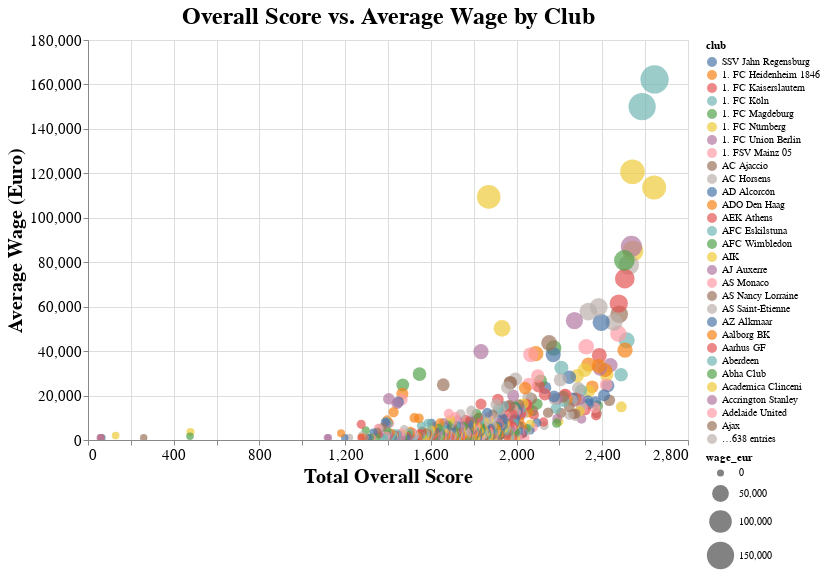

Write notebook code for a chart like this one.
### Markdown cell above
# How are **total overall scores** of players related to their **wages** by **club**?

### Code cell
alt.Chart(overall_score_by_club).mark_circle().encode(
    x=alt.X('overall:Q', axis=alt.Axis(title='Total Overall Score'), scale=alt.Scale(zero=False)),
    y=alt.Y('wage_eur:Q', axis=alt.Axis(title='Average Wage (Euro)'), scale=alt.Scale(zero=False)),
    color='club:N',
    tooltip=[alt.Tooltip('club', title='Club'), 
             alt.Tooltip('overall', title= 'Total Overall Score', format=',.0f'), 
             alt.Tooltip('wage_eur', title= 'Average Wage', format=',.0f')],
    size=alt.Size('wage_eur:Q', scale=alt.Scale(range=[50,800]))
).properties(
    width=600,
    height=400,
    title='Overall Score vs. Average Wage by Club'
).configure_axis(
    labelFontSize=15,
    titleFontSize=20
).configure_title(
  fontSize=24,
  color='black'  
).interactive()

### Figure 1 — Vega-Lite specification as saved in the notebook (floating-point values rounded to 4 significant figures; data arrays with more than 128 entries replaced by an {"elided": "..."} marker saying what was removed)
{"config": {"view": {"continuousWidth": 400, "continuousHeight": 300}, "axis": {"labelFontSize": 15, "titleFontSize": 20}, "title": {"color": "black", "fontSize": 24}}, "data": {"name": "data-542b14ae752a9a61a50221c5b647cdf5"}, "mark": "circle", "encoding": {"color": {"field": "club", "type": "nominal"}, "size": {"field": "wage_eur", "scale": {"range": [50, 800]}, "type": "quantitative"}, "tooltip": [{"field": "club", "title": "Club", "type": "nominal"}, {"field": "overall", "format": ",.0f", "title": "Total Overall Score", "type": "quantitative"}, {"field": "wage_eur", "format": ",.0f", "title": "Average Wage", "type": "quantitative"}], "x": {"axis": {"title": "Total Overall Score"}, "field": "overall", "scale": {"zero": false}, "type": "quantitative"}, "y": {"axis": {"title": "Average Wage (Euro)"}, "field": "wage_eur", "scale": {"zero": false}, "type": "quantitative"}}, "height": 400, "selection": {"selector001": {"type": "interval", "bind": "scales", "encodings": ["x", "y"]}}, "title": "Overall Score vs. Average Wage by Club", "width": 600, "$schema": "https://vega.github.io/schema/vega-lite/v4.17.0.json", "datasets": {"data-542b14ae752a9a61a50221c5b647cdf5": {"elided": "667 records"}}}
